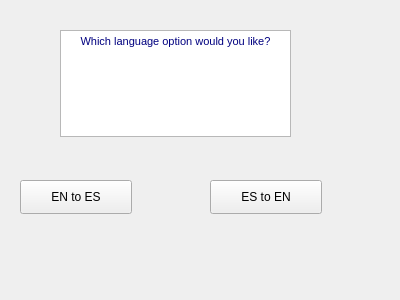
<?xml version="1.0" encoding="UTF-8"?>
<ui version="4.0">
 <class>Form</class>
 <widget class="QWidget" name="Form">
  <property name="geometry">
   <rect>
    <x>0</x>
    <y>0</y>
    <width>400</width>
    <height>300</height>
   </rect>
  </property>
  <property name="windowTitle">
   <string>Form</string>
  </property>
  <widget class="QPushButton" name="pushButton">
   <property name="geometry">
    <rect>
     <x>20</x>
     <y>180</y>
     <width>112</width>
     <height>34</height>
    </rect>
   </property>
   <property name="text">
    <string>EN to ES</string>
   </property>
  </widget>
  <widget class="QPushButton" name="pushButton_2">
   <property name="geometry">
    <rect>
     <x>210</x>
     <y>180</y>
     <width>112</width>
     <height>34</height>
    </rect>
   </property>
   <property name="text">
    <string>ES to EN</string>
   </property>
  </widget>
  <widget class="QTextEdit" name="textEdit">
   <property name="geometry">
    <rect>
     <x>60</x>
     <y>30</y>
     <width>231</width>
     <height>107</height>
    </rect>
   </property>
   <property name="html">
    <string>&lt;!DOCTYPE HTML PUBLIC &quot;-//W3C//DTD HTML 4.0//EN&quot; &quot;http://www.w3.org/TR/REC-html40/strict.dtd&quot;&gt;
&lt;html&gt;&lt;head&gt;&lt;meta name=&quot;qrichtext&quot; content=&quot;1&quot; /&gt;&lt;style type=&quot;text/css&quot;&gt;
p, li { white-space: pre-wrap; }
&lt;/style&gt;&lt;/head&gt;&lt;body style=&quot; font-family:'MS Shell Dlg 2'; font-size:8pt; font-weight:400; font-style:normal;&quot;&gt;
&lt;p align=&quot;center&quot; style=&quot; margin-top:0px; margin-bottom:0px; margin-left:0px; margin-right:0px; -qt-block-indent:0; text-indent:0px;&quot;&gt;&lt;span style=&quot; color:#00007f;&quot;&gt;Which language option would you like?&lt;/span&gt;&lt;/p&gt;&lt;/body&gt;&lt;/html&gt;</string>
   </property>
  </widget>
 </widget>
 <resources/>
 <connections/>
</ui>
